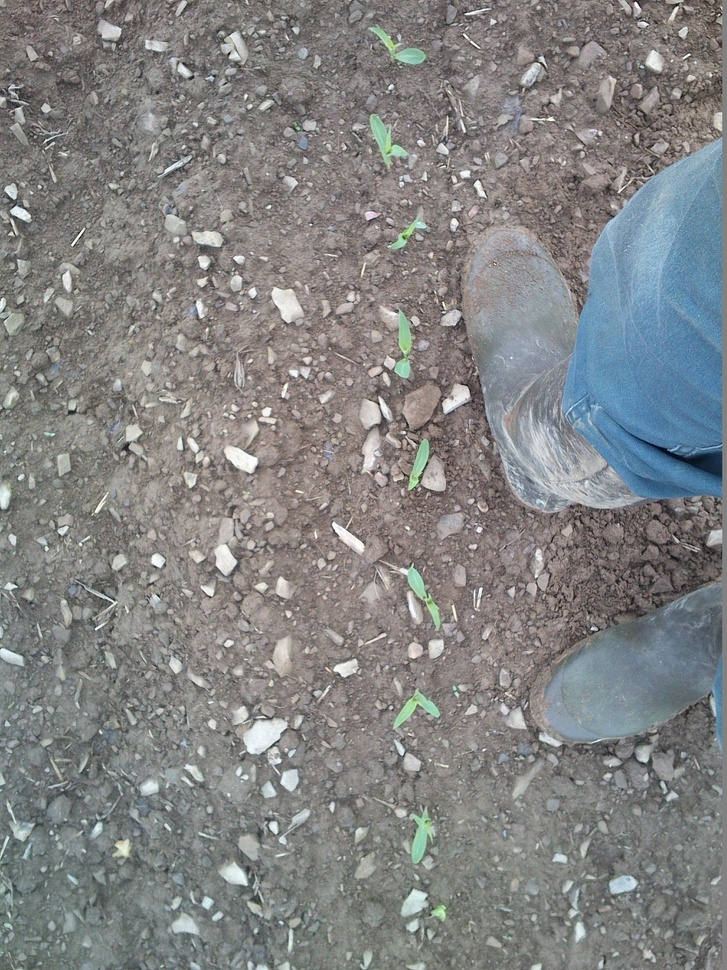
#> input picture 6 (1).jpg, 727 x 970 px, shrunk from 1224 x 1632 before the run
$ python -i app.py   (imports and definitions only)
#> lines starting #> are read from the running program, lines starting #| are printed output that depends on the picture; after the words box and inside, x2 and y2 are one past the last pixel; in counts of white or black regions, pixels touching at a corner belong together
import os
import cv2
import numpy as np
import streamlit as st
import json
import time

# Constants
MIN_GREEN_HUE = 45
MAX_GREEN_HUE = 77
MIN_GREEN_SAT = 19
MAX_GREEN_SAT = 255
MIN_GREEN_VAL = 164
MAX_GREEN_VAL = 255

KERNEL_SIZE = (2, 2)
ERODE_ITERATIONS = 2
DILATE_ITERATIONS = 4
AREA_THRESHOLD = 500  # Minimum contour area to consider as a plant

# [1 line not run here, left out]

# Add this at the beginning of the code
TEMP_DIR = "temp_dir"

def main():
    st.title("Plant Counting and Analysis App")

    # Create the temporary directory if it doesn't exist
    ensure_temp_dir_exists()

    # Allow the user to choose between uploading an image or using an example
    option = st.radio("Choose an option:", ["Upload an image", "Use an example"])

    if option == "Upload an image":
        uploaded_image = st.file_uploader("Upload an image", type=["jpg", "jpeg", "png", "mp4"])
        if uploaded_image is not None:
            # Get the file name
            file_name = uploaded_image.name
            temp_image_path = os.path.join(TEMP_DIR, file_name)
            with open(temp_image_path, "wb") as f:
                f.write(uploaded_image.read())
            st.image(uploaded_image, caption="Uploaded Image", use_column_width=True)
            process_image(temp_image_path)
    # [15 lines of commented-out code are left out]

def ensure_temp_dir_exists():
    if not os.path.exists(TEMP_DIR):
        os.makedirs(TEMP_DIR)

def process_image(src_path):
        # Load the image
#> called with src_path = '6 (1).jpg'
    src = cv2.imread(src_path)
#> src is the input picture: shape (970, 727, 3); mean B, G, R 131, 131.1, 130.3

    # Convert the image to grayscale
    gray = cv2.cvtColor(src, cv2.COLOR_BGR2GRAY)
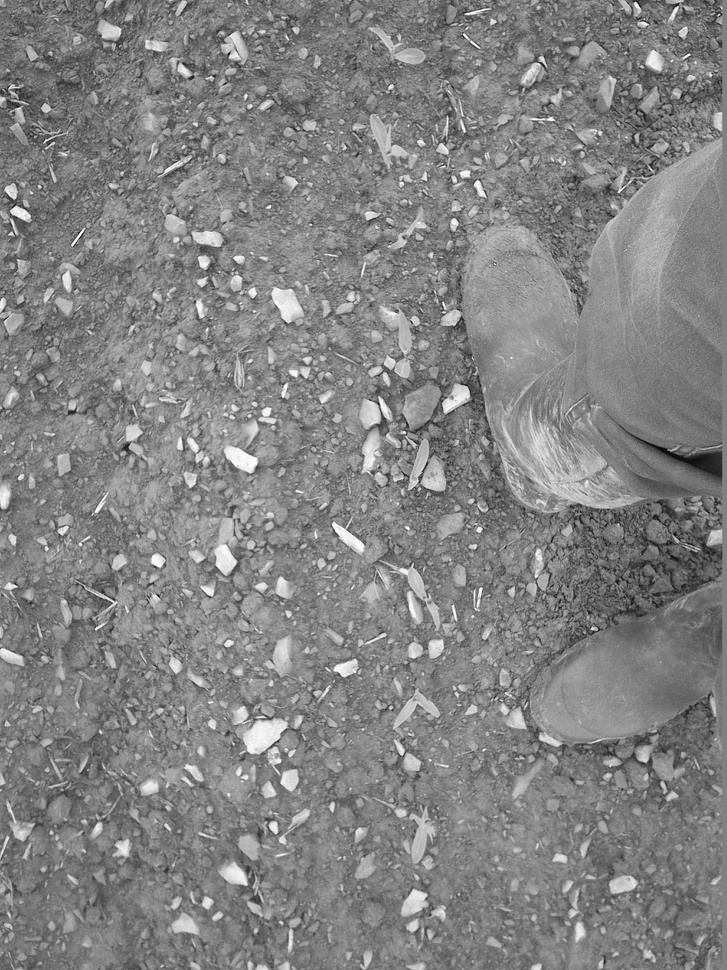
#> gray: shape (970, 727); min 2, max 255, mean 130.9

    # Convert the grayscale image to HSV color space
    hsv = cv2.cvtColor(src, cv2.COLOR_BGR2HSV)
#> hsv: shape (970, 727, 3); mean H, S, V 52.4, 23.9, 137.7

    # Define the lower and upper bounds for green color
    lower_green = np.array([MIN_GREEN_HUE, MIN_GREEN_SAT, MIN_GREEN_VAL])
    upper_green = np.array([MAX_GREEN_HUE, MAX_GREEN_SAT, MAX_GREEN_VAL])

    # Create a mask for green color
    mask = cv2.inRange(hsv, lower_green, upper_green)
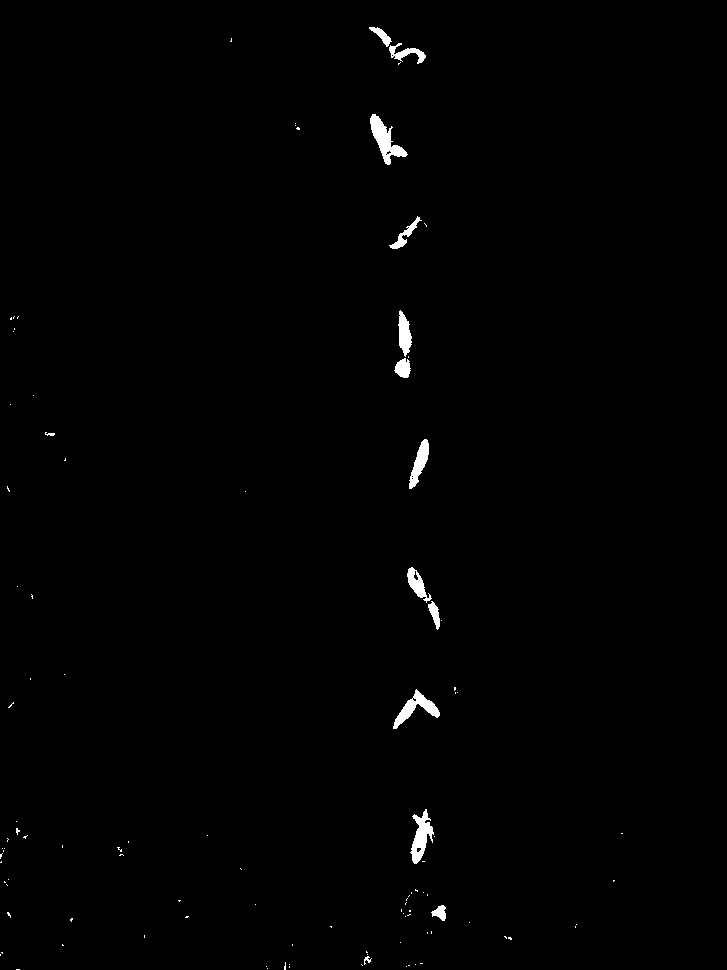
#> mask: shape (970, 727); 0.69% white; 106 white regions (92 under 20 px), largest, box (x1, y1, x2, y2) and area: (370, 114, 408, 165) 745, (410, 809, 434, 864) 637, (393, 689, 440, 729) 601

    # Create a kernel for erosion and dilation
    kernel = np.ones(KERNEL_SIZE, np.uint8)

    # Apply morphological operations
    masked = cv2.bitwise_and(gray, gray, mask=mask)
    masked = cv2.threshold(masked, 5, 255, cv2.THRESH_BINARY)[1]
    masked = cv2.erode(masked, kernel, iterations=ERODE_ITERATIONS)
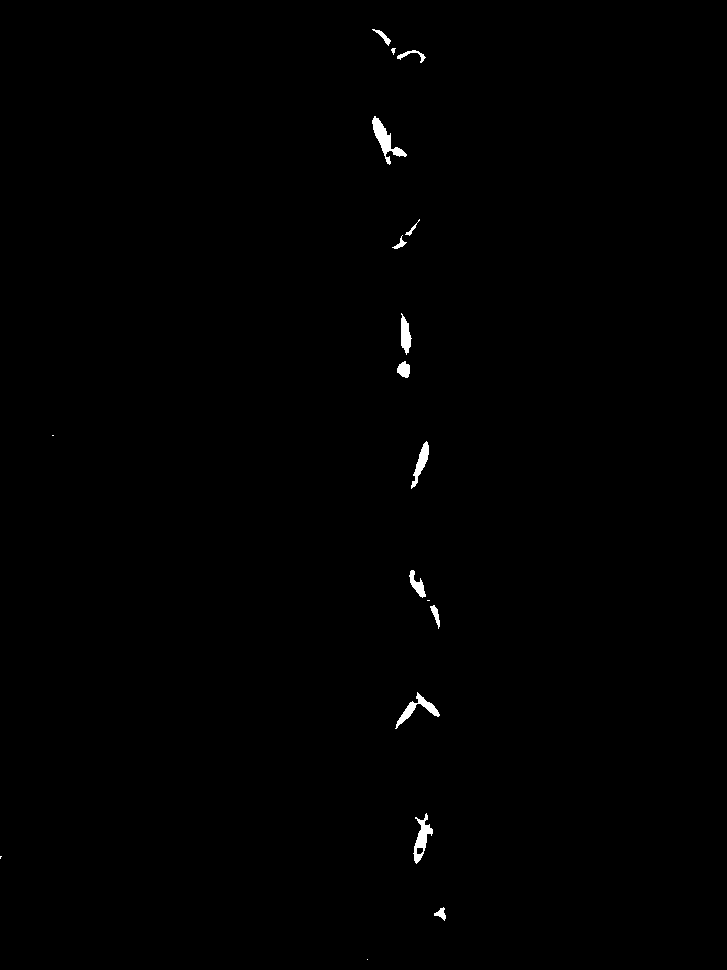
#> masked: shape (970, 727); 0.4% white; 18 white regions (4 under 20 px), largest, box (x1, y1, x2, y2) and area: (372, 116, 407, 165) 521, (413, 813, 433, 864) 411, (395, 692, 440, 729) 393
    masked = cv2.dilate(masked, kernel, iterations=DILATE_ITERATIONS)
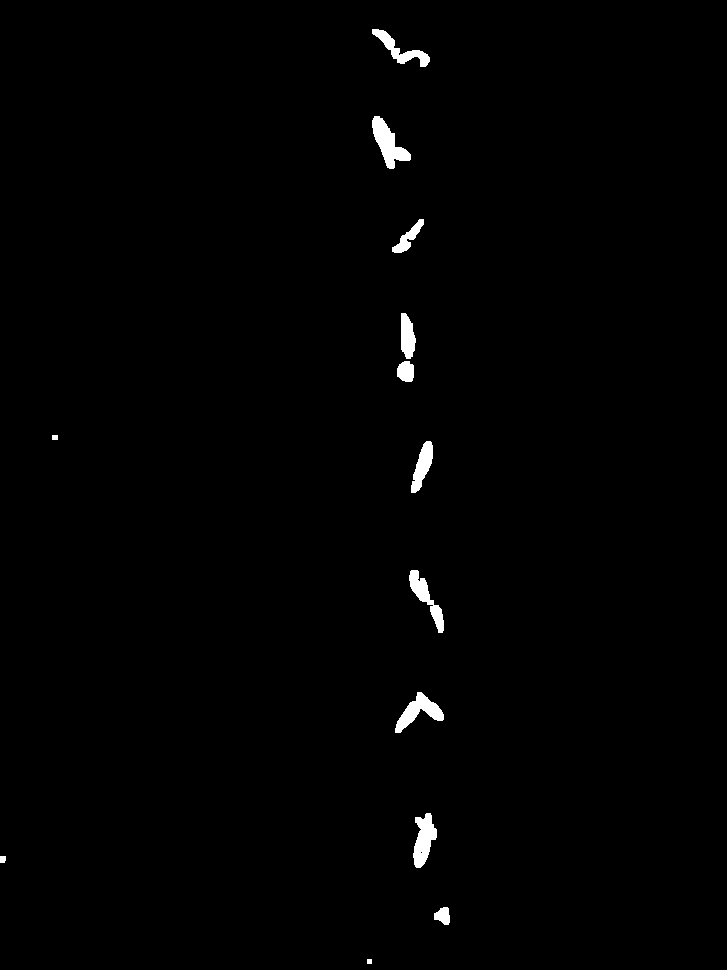
#> masked: shape (970, 727); 0.85% white; 13 white regions

    # Find contours
    contours, _ = cv2.findContours(
        masked, cv2.RETR_EXTERNAL, cv2.CHAIN_APPROX_SIMPLE)
#> contours = 13 contours, 1 with area under 20; largest, box (x1, y1, x2, y2) and area: (372, 116, 411, 169) 858, (413, 813, 437, 868) 736, (395, 692, 444, 733) 734, (409, 570, 444, 633) 626, (372, 29, 430, 67) 574

    # Process and count the contours
    plants_number = 0

    for contour in contours:
        area = cv2.contourArea(contour)
        if area > AREA_THRESHOLD:
            plants_number += 1
            cv2.drawContours(src, [contour], -1,
                             (0, 255, 0), 2)  # Green contour
#> this loop made 13 passes
#> area on passes 2, 3, 4, 5, 6, 7, 9, 10, 11, 12, 13: 179.5, 28.5, 735.5, 734.5, 625.5, 541, 265, 465.5, 336.5, 857.5, 573.5
#> (contour, area) on pass 8: ([[52, 435], [52, 439], [57, 439], [57, 435]], 20)
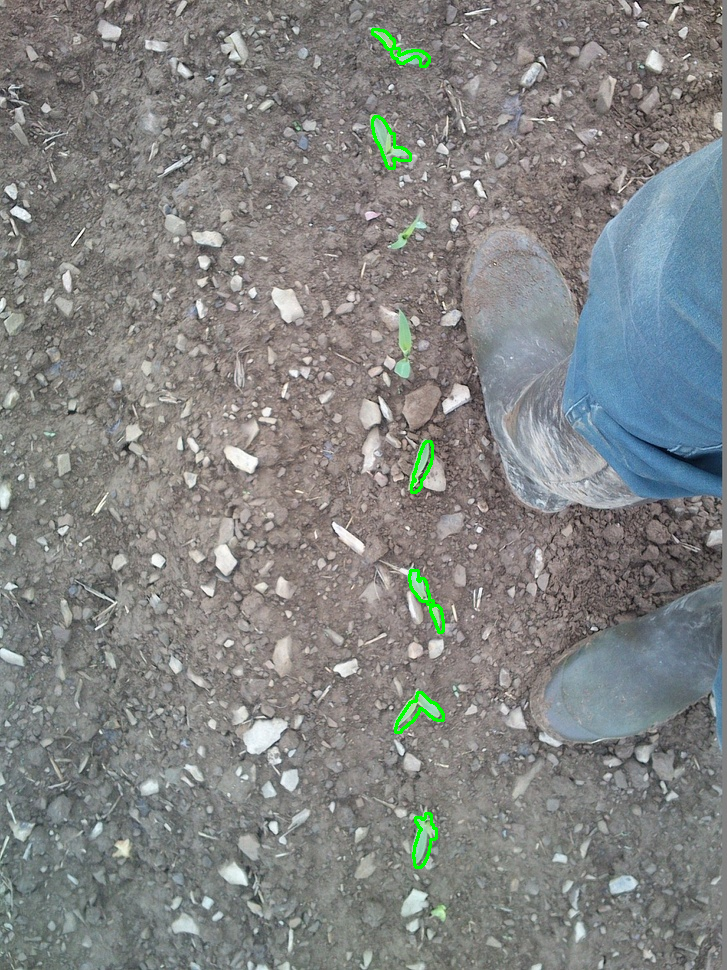
#> src: shape (970, 727, 3); 0.43% of pixels changed, all inside (x1, y1, x2, y2) = (371, 28, 445, 869)
#> after the loop, plants_number = 6

    # Print the total number of plants
    st.write(f"Total number of plants: {plants_number}")
#> (this line was passed over: streamlit is not available in this run)

    # Display and save results
    st.image(src, caption="Processed Image", use_column_width=True)
#> (this line was passed over: streamlit is not available in this run)

    # Clean up the temporary directory
    clean_temp_dir()

def clean_temp_dir():
    temp_dir = "temp_dir"
    if os.path.exists(temp_dir):
        for filename in os.listdir(temp_dir):
            file_path = os.path.join(temp_dir, filename)
            try:
                if os.path.isfile(file_path):
                    os.unlink(file_path)
            except Exception as e:
                print(e)
        os.rmdir(temp_dir)
    # Rest of your image processing code here...

# [2 lines not run here, left out]

>>> result = process_image('6 (1).jpg')
